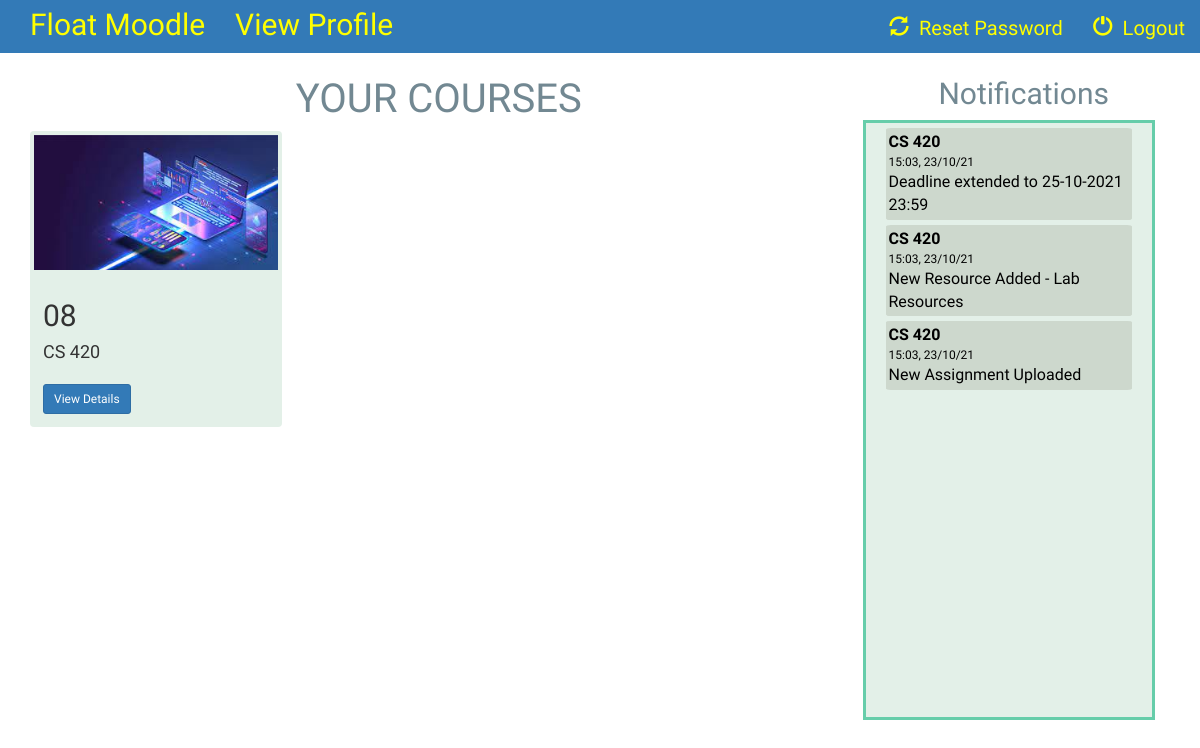
/course/ (signed in), run on the app's committed database.
### instructor/models.py (models this page shows)
class Course(models.Model):
    name = models.CharField(max_length=100)
    code = models.CharField(max_length=100)
    instructor = models.ForeignKey(Instructor, on_delete=models.CASCADE)
    course_logo = models.FileField(default=1)
    def __str__(self):
        return self.name

### course/models.py (models this page shows)
class Notification(models.Model):
    content = models.TextField(max_length=500)
    course = models.ForeignKey(Course, default=1, on_delete=models.CASCADE)
    time = models.CharField(max_length=100)

### course/views.py (the view)
@login_required
def index(request):
    student = Student.objects.get(user = request.user)
    courses = student.course_list.all()
    notifications = Notification.objects.filter(course__in = courses)
    return render(request, 'course/index.html', {'courses': courses, 'notifications': notifications})

### course/templates/course/index.html (shortened to what this page needs)
{% extends 'course/basic_page.html' %}
{% block body %}
<div class="albums-container container-fluid"style="font-family: Ledger;font-size: 22px;">
    <div class="row col-sm-9" >
        <div class="col-sm-12"style="font-family: 'Alfa Slab One';font-size:24px;">
            <h3 align="center" style="font-family:Volkhov,cursive;font-size:40px;color: #728892">YOUR COURSES</h3>
        </div >
        {% if courses %}
            {% for course in courses %}
                <div  class="col-sm-6 col-lg-4" >
                    <div class="thumbnail" style="background-color: #e3f0e8;border: 0px solid #66cdaa;">
                        <a href="{% url 'course:detail' course.id %}">
                             <img src="{{ course.course_logo.url }}" class="img-responsive">
                        </a>
                        <div class="caption">
                            <h2>{{ course.code }}</h2>
                            <div style="height: 40px">
                                <h4>{{ course.name }}</h4>
                            </div>
                            <a href="{% url 'course:detail' course.id %}" class="btn btn-primary btn-sm" role="button">View Details</a>
                        </div>
                    </div>
                </div>
            {% endfor %}
        {% else %}
            <div class="col-sm-12">
                <br>
                <h4>You are not enrolled in any courses</h4>
            </div>
        {% endif %}
    </div>
            <h3 align="center"style="position:fixed-right; top:2%; right:2%; font-family:Volkhov,cursive;font-size:30px;color: #728892">Notifications</h3>
    <div class="col-sm-3" style=" position:fixed-right;overflow-y: scroll; height:600px;border: 3px solid #66cdaa;background-color:#e3f0e8;color:black;font-family: 'Abhaya Libre';font-size:16px;">
        <div class="col-sm-10" style="font-family: 'Alfa Slab One';font-size:12px;">
        </div>
        {% for notification in notifications reversed %}
        <div style="background-color:#CDD8CD; border-radius:2%;padding:3px; margin:5px">
        <b>{{ notification.course }}</b><br>
        <div style="font-size:12px;">{{ notification.time }}</div>
        {{ notification.content }}
        </div>
{% endfor %}
    </div>
</div>
{% endblock %}

### course/templates/course/basic_page.html (style rules this page uses)
a { color: yellow; }
body { background: url('') no-repeat center center fixed; background-size: cover; font-family: Ledger;font-size: 20px; }

### data on the page
Course: course_logo (picture), code "08", name "CS 420"
Notification: course "CS 420", time "15:03, 23/10/21", content "Deadline extended to 25-10-2021 23:59"
Notification: course "CS 420", time "15:03, 23/10/21", content "New Resource Added - Lab Resources"
Notification: course "CS 420", time "15:03, 23/10/21", content "New Assignment Uploaded"
